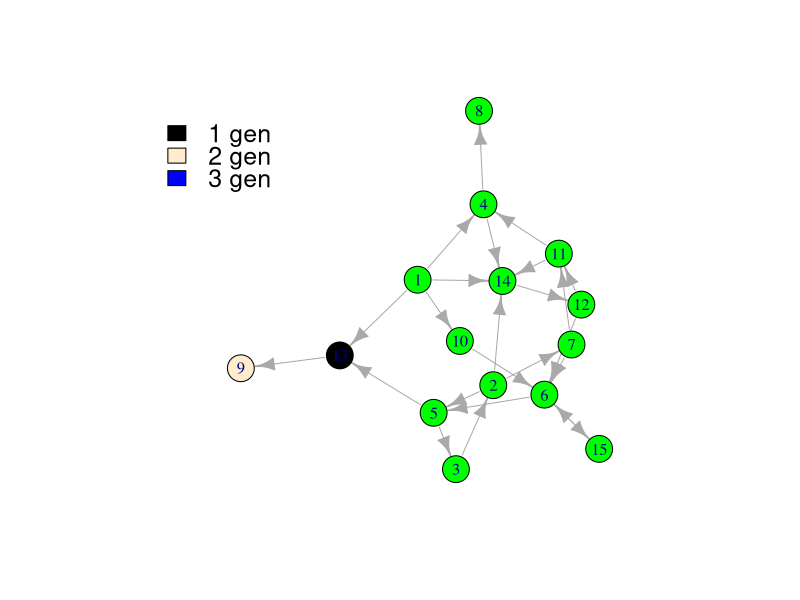

Reproduce this figure in R.
library(igraph)

# prepare network data
raw_graph_data = read.csv(file="social_network_graph_data.csv", header=FALSE, sep=" ")

graph_data <- raw_graph_data[3:nrow(raw_graph_data), 1:2]
str(graph_data)

raw_graph <- graph_from_data_frame(graph_data, directed=TRUE)
#graph <- simplify(raw_graph)
graph <- erdos.renyi.game(p.or.m=.15, n=15, directed = TRUE)

# check if graph has 167 vertices & 5783 edges
print(vcount(graph))
print(ecount(graph))

# CONDUCT DISTRIBUTION SIMULATION

random_attempts_count <- 1
iterations_within_attempt <- 3
legend_descriptions <- lapply(c(1:iterations_within_attempt), paste0, " gen")
plot_file_names <- lapply(c(1:random_attempts_count), paste0, "attempt.jpg")
plot_colors <- c("black", "blanchedalmond", "blue", "blueviolet", "cyan", "darkgoldenrod1", "darkolivegreen1", "firebrick1", "deeppink", "lightskyblue")

for(attempt in 1:random_attempts_count) {
  print(paste(as.character(attempt), "attempt"))
  
  # mark all nodes as non-infected
  for(vertex_index in V(graph)) {
    V(graph)[vertex_index]$infected = F
    V(graph)[vertex_index]$color = "green"
  }
  
  # set a random node to be infected
  random_index <- sample(1:vcount(graph), 1)
  print(random_index)
  V(graph)[random_index]$infected <- T
  V(graph)[random_index]$color <- plot_colors[1]
  
  # create 0-init vertex size matrix where the source-of-infection node is 1
  size_matrix = matrix(0, nrow = vcount(graph), ncol = 1)
  size_matrix[random_index, 1] <- 1
  
  infection_sources <- V(graph)[random_index]
  
  # simulate 10 iterations of infection propagation
  for(index in 1:iterations_within_attempt) {
    
    neighbors_to_be_infected <- list()
    
    for(infection_source in infection_sources) {
      print(paste("infection source", infection_source))
      neighbors_to_be_infected <- union(neighbors_to_be_infected, neighbors(graph, V(graph)[infection_source], mode = "out"))
    }
    
    neighbors_to_be_infected <- setdiff(neighbors_to_be_infected, V(graph)[infected == T])
    
    infection_sources <- neighbors_to_be_infected
    
    #infect neighbors of sampled node
    for(neighbor in neighbors_to_be_infected) {
      V(graph)[neighbor]$infected <- T
      V(graph)[neighbor]$color <- plot_colors[index+1]
    }
  } 
  
  # plot the graph after 10 propagation iterations & save it to file
  jpeg(as.character(plot_file_names[attempt]), width = 1280, height = 768)
  #plot(graph, rescale = TRUE, ylim=c(-1, 1), xlim=c(-1.1, 0.9), edge.arrow.size = .5, asp = 0, 
   #    vertex.label=NA, vertex.size=2.5 + 1.5 * as.matrix(size_matrix), layout=layout.drl(graph), main = paste("Random attempt no. ", attempt))
  plot(graph)
  
  legend(-1.15, .75, y.intersp = .75, xjust = .5, yjust = .5, legend=as.vector(legend_descriptions), bty = "n", fill = plot_colors, cex=1.5)
  dev.off() 
}
